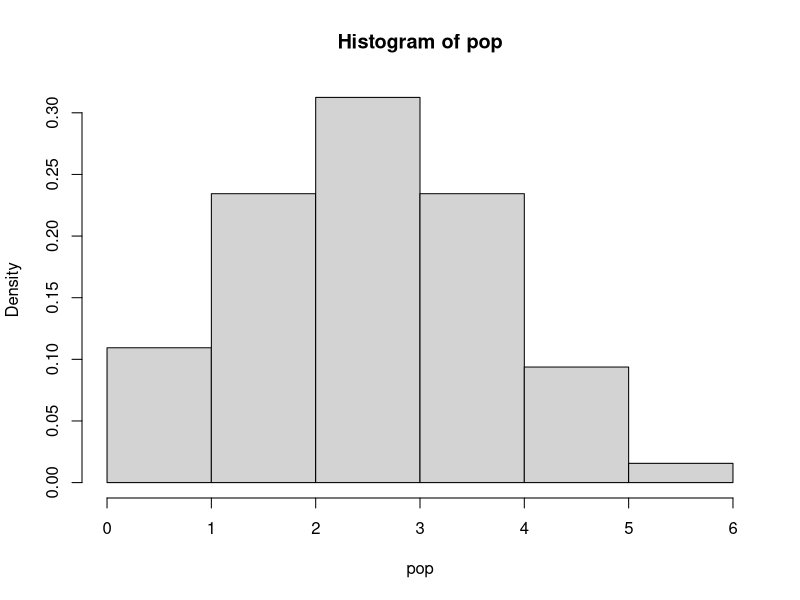
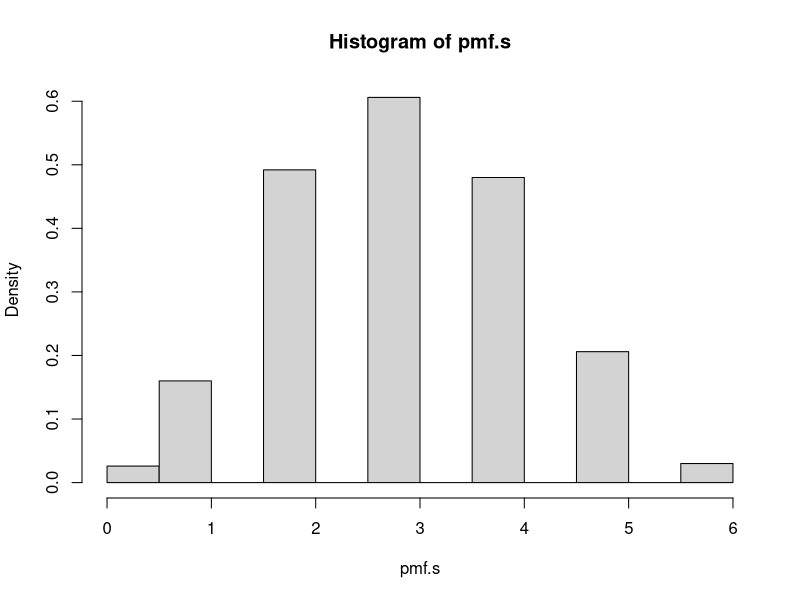

These charts were generated, in order, by the following R code:
## ---- chunk 1
knitr::opts_chunk$set(echo = TRUE)
library(tidyverse)
library(png)
## ---- chunk 2
allOutcomes <- expand.grid(X1=0:1, X2=0:1, X3=0:1, X4=0:1, X5=0:1, X6=0:1)
allOutcomes
## ---- chunk 3
allOutcomes %>% 
  attach()
  pop=X1+X2+X3+X4+X5+X6
  pmf.p <- table(pop)/length(table(rowSums(allOutcomes))) 
  pmf.p
## ---- chunk 4
hist(pop, freq=FALSE)
## ---- chunk 5
mu <- mean(pop)
sigma <- sqrt(var(pop)*((length(pop)-1)/length(pop)))
cat(paste0('The population mean is: ',mu))
cat(paste0('The population standard deviation is: ',sigma))
## ---- chunk 6
set.seed(111)
pmf.s <- sample(0:6,size=1000,replace=T,prob=pmf.p)
## ---- chunk 7
mu.s <- mean(pmf.s)
sigma.s <- sqrt(var(pmf.s)*((length(pmf.s)-1)/length(pmf.s)))
cat(paste0('The population mean is: ',mu.s))
cat(paste0('The population standard deviation is: ',sigma.s))
## ---- chunk 8
hist(pmf.s,freq=F)
